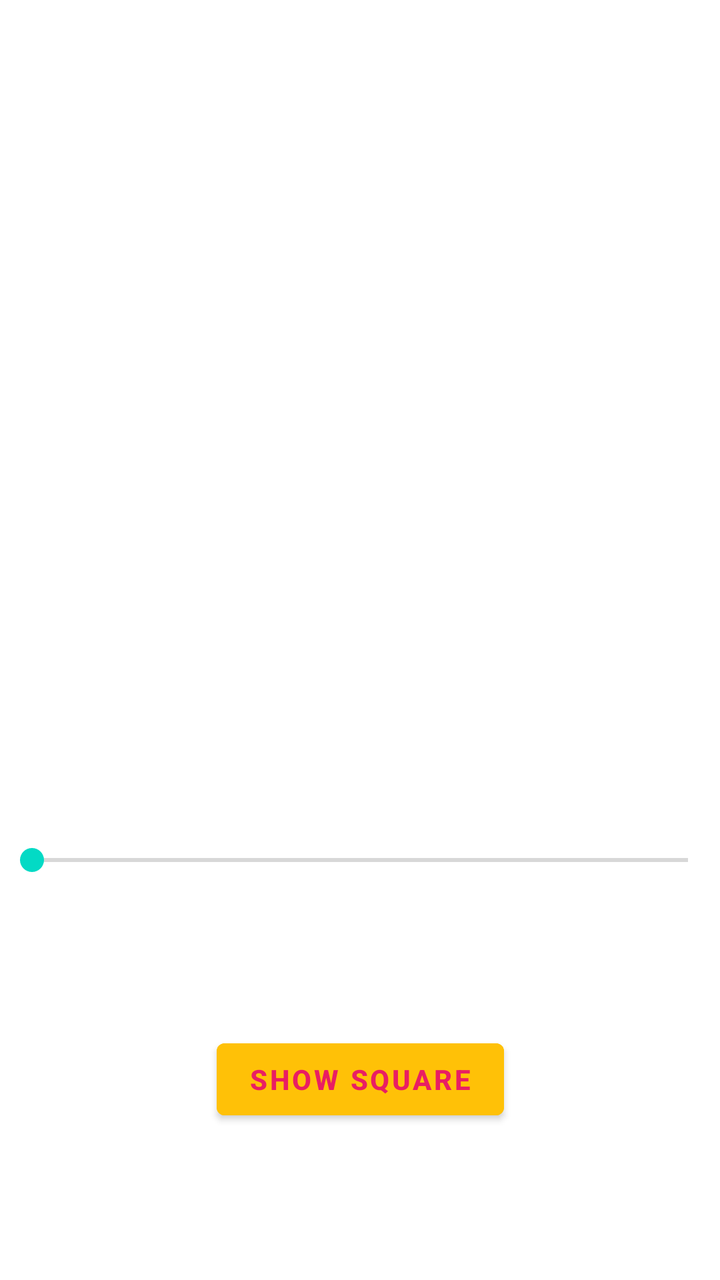
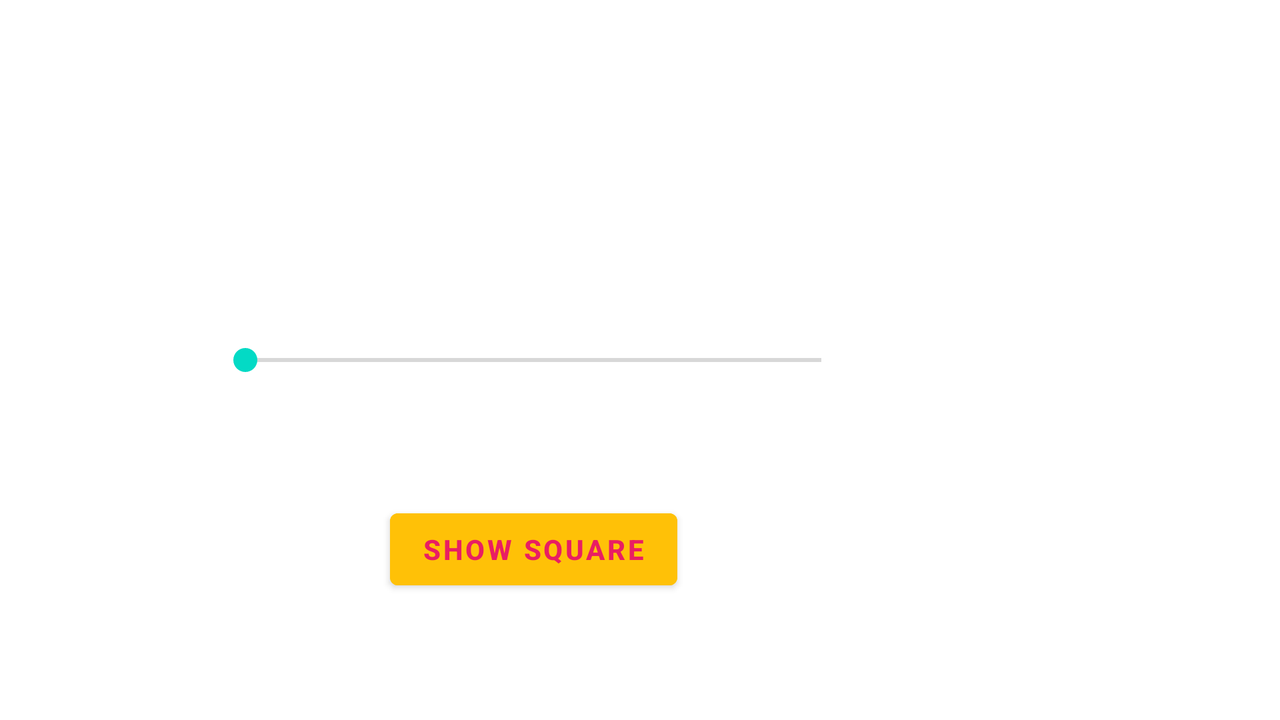

The same Android screen from two of the app's own layout files: first res/layout/ as a phone draws it, then the repository's variant for another configuration, drawn on a device whose configuration selects that folder. Both files follow.
<!-- AndroidManifest.xml: application theme Theme.LandscapeLayout -->
<!-- res/layout/activity_main.xml -->
<?xml version="1.0" encoding="utf-8"?>
<androidx.constraintlayout.widget.ConstraintLayout xmlns:android="http://schemas.android.com/apk/res/android"
    xmlns:app="http://schemas.android.com/apk/res-auto"
    xmlns:tools="http://schemas.android.com/tools"
    android:layout_width="match_parent"
    android:layout_height="match_parent"
    tools:context=".MainActivity">

    <TextView
        android:id="@+id/seek_bar_label"
        android:layout_width="wrap_content"
        android:layout_height="wrap_content"
        app:layout_constraintBottom_toTopOf="@+id/seek_bar"
        app:layout_constraintHorizontal_bias="0.5"
        app:layout_constraintLeft_toLeftOf="parent"
        app:layout_constraintRight_toRightOf="parent"
        app:layout_constraintTop_toTopOf="parent" />

    <SeekBar
        android:id="@+id/seek_bar"
        android:layout_width="match_parent"
        android:layout_height="wrap_content"
        android:backgroundTint="#35C33A"
        android:max="100"
        android:progressTint="#F44336"
        app:layout_constraintBottom_toBottomOf="parent"
        app:layout_constraintEnd_toEndOf="parent"
        app:layout_constraintHorizontal_bias="1.0"
        app:layout_constraintStart_toStartOf="parent"
        app:layout_constraintTop_toBottomOf="@+id/seek_bar_label" />

    <Button
        android:id="@+id/show_square_button"
        android:layout_width="wrap_content"
        android:layout_height="wrap_content"
        android:backgroundTint="@color/show_square_button_background_color"
        android:text="@string/show_square"
        android:textColor="@color/show_square_button_text_color"
        android:textStyle="bold"
        app:layout_constraintBottom_toBottomOf="parent"
        app:layout_constraintEnd_toEndOf="parent"
        app:layout_constraintStart_toStartOf="parent"
        app:layout_constraintTop_toBottomOf="@+id/seek_bar" />

</androidx.constraintlayout.widget.ConstraintLayout>
<!-- resources referenced by this layout -->
<resources>
  <color name="show_square_button_background_color">#FFC107</color>
  <color name="show_square_button_text_color">#E91E63</color>
  <string name="show_square">Show Square</string>
  <style name="Theme.LandscapeLayout" parent="Theme.MaterialComponents.DayNight.DarkActionBar">
          
          <item name="colorPrimary">@color/purple_500</item>
          <item name="colorPrimaryVariant">@color/purple_700</item>
          <item name="colorOnPrimary">@color/white</item>
          
          <item name="colorSecondary">@color/teal_200</item>
          <item name="colorSecondaryVariant">@color/teal_700</item>
          <item name="colorOnSecondary">@color/black</item>
          
          <item name="android:statusBarColor" tools:targetApi="l">?attr/colorPrimaryVariant</item>
          
      </style>
  <color name="purple_500">#FF6200EE</color>
  <color name="purple_700">#FF3700B3</color>
  <color name="white">#FFFFFFFF</color>
  <color name="teal_200">#FF03DAC5</color>
  <color name="teal_700">#FF018786</color>
  <color name="black">#FF000000</color>
</resources>
<!-- res/layout-land/activity_main.xml (the repository's variant of the layout above) -->
<!-- drawn on the phone turned sideways -->
<?xml version="1.0" encoding="utf-8"?>
<androidx.constraintlayout.widget.ConstraintLayout xmlns:android="http://schemas.android.com/apk/res/android"
    xmlns:app="http://schemas.android.com/apk/res-auto"
    xmlns:tools="http://schemas.android.com/tools"
    android:layout_width="match_parent"
    android:layout_height="match_parent"
    tools:context=".MainActivity">

    <TextView
        android:id="@+id/seek_bar_label"
        android:layout_width="wrap_content"
        android:layout_height="wrap_content"
        app:layout_constraintBottom_toBottomOf="parent"
        app:layout_constraintEnd_toEndOf="parent"
        app:layout_constraintHorizontal_bias="0.5"
        app:layout_constraintStart_toEndOf="@+id/seek_bar"
        app:layout_constraintTop_toTopOf="parent" />

    <SeekBar
        android:id="@+id/seek_bar"
        android:layout_width="0dp"
        android:layout_height="wrap_content"
        android:max="100"
        app:layout_constraintBottom_toBottomOf="parent"
        app:layout_constraintEnd_toStartOf="@+id/seek_bar_label"
        app:layout_constraintHorizontal_bias="0.5"
        app:layout_constraintStart_toStartOf="parent"
        app:layout_constraintTop_toTopOf="parent"
        app:layout_constraintWidth_percent="0.5" />

    <Button
        android:id="@+id/show_square_button"
        android:layout_width="wrap_content"
        android:layout_height="wrap_content"
        android:textColor="@color/show_square_button_text_color"
        android:backgroundTint="@color/show_square_button_background_color"
        android:textStyle="bold"
        android:text="@string/show_square"
        app:layout_constraintBottom_toBottomOf="parent"
        app:layout_constraintEnd_toEndOf="@+id/seek_bar"
        app:layout_constraintStart_toStartOf="@+id/seek_bar"
        app:layout_constraintTop_toBottomOf="@+id/seek_bar" />

</androidx.constraintlayout.widget.ConstraintLayout>
